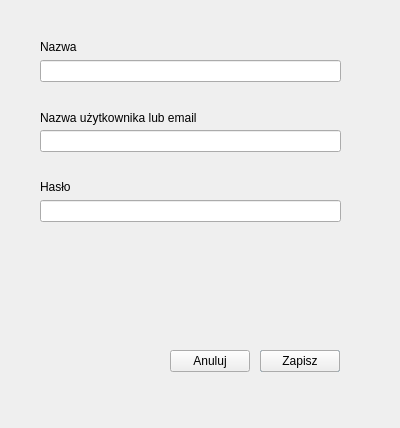
<?xml version="1.0" encoding="UTF-8"?>
<ui version="4.0">
 <class>PasswordEntryDialog</class>
 <widget class="QDialog" name="PasswordEntryDialog">
  <property name="geometry">
   <rect>
    <x>0</x>
    <y>0</y>
    <width>400</width>
    <height>428</height>
   </rect>
  </property>
  <property name="windowTitle">
   <string>Title</string>
  </property>
  <widget class="QPushButton" name="edit_button">
   <property name="geometry">
    <rect>
     <x>260</x>
     <y>350</y>
     <width>80</width>
     <height>22</height>
    </rect>
   </property>
   <property name="text">
    <string>Edytuj</string>
   </property>
  </widget>
  <widget class="QLineEdit" name="name_line_edit">
   <property name="geometry">
    <rect>
     <x>40</x>
     <y>60</y>
     <width>301</width>
     <height>22</height>
    </rect>
   </property>
  </widget>
  <widget class="QLineEdit" name="username_line_edit">
   <property name="geometry">
    <rect>
     <x>40</x>
     <y>130</y>
     <width>301</width>
     <height>22</height>
    </rect>
   </property>
  </widget>
  <widget class="QLineEdit" name="password_line_edit">
   <property name="geometry">
    <rect>
     <x>40</x>
     <y>200</y>
     <width>301</width>
     <height>22</height>
    </rect>
   </property>
  </widget>
  <widget class="QLabel" name="label_2">
   <property name="geometry">
    <rect>
     <x>40</x>
     <y>180</y>
     <width>57</width>
     <height>14</height>
    </rect>
   </property>
   <property name="text">
    <string>Hasło</string>
   </property>
  </widget>
  <widget class="QLabel" name="label_3">
   <property name="geometry">
    <rect>
     <x>40</x>
     <y>110</y>
     <width>301</width>
     <height>16</height>
    </rect>
   </property>
   <property name="text">
    <string>Nazwa użytkownika lub email</string>
   </property>
  </widget>
  <widget class="QLabel" name="label_4">
   <property name="geometry">
    <rect>
     <x>40</x>
     <y>40</y>
     <width>57</width>
     <height>14</height>
    </rect>
   </property>
   <property name="text">
    <string>Nazwa</string>
   </property>
  </widget>
  <widget class="QPushButton" name="save_button">
   <property name="geometry">
    <rect>
     <x>260</x>
     <y>350</y>
     <width>80</width>
     <height>22</height>
    </rect>
   </property>
   <property name="text">
    <string>Zapisz</string>
   </property>
  </widget>
  <widget class="QPushButton" name="cancel_button">
   <property name="geometry">
    <rect>
     <x>170</x>
     <y>350</y>
     <width>80</width>
     <height>22</height>
    </rect>
   </property>
   <property name="text">
    <string>Anuluj</string>
   </property>
  </widget>
 </widget>
 <resources/>
 <connections/>
</ui>
